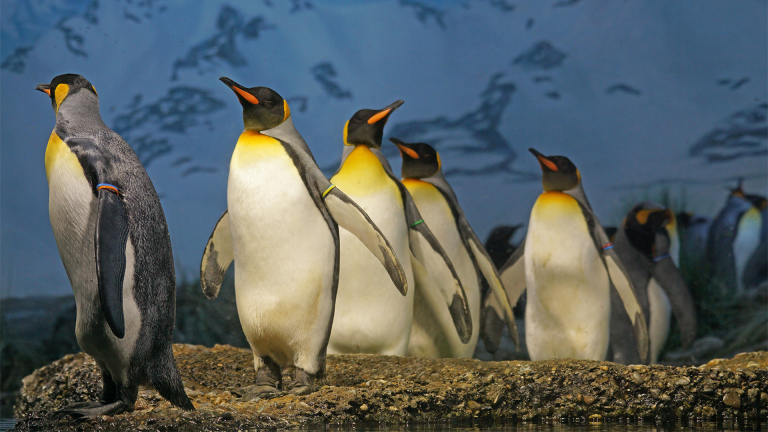
#> input picture python/penguins.png, 768 x 432 px, found by its file name
$ python lab6.py   (older library calls are emulated)
#> lines starting #> are read from the running program, lines starting #| are printed output that depends on the picture; after the words box and inside, x2 and y2 are one past the last pixel; in counts of white or black regions, pixels touching at a corner belong together
import cv2
import numpy as np

def urmarire_contur(imagine_binara):
    # Verifică versiunea OpenCV și apelează funcția findContours corespunzător
    (major, minor, _) = cv2.__version__.split(".")
    if int(major) < 4:
        _, contururi, _ = cv2.findContours(imagine_binara, cv2.RETR_EXTERNAL, cv2.CHAIN_APPROX_SIMPLE)
    else:
        contururi, _ = cv2.findContours(imagine_binara, cv2.RETR_EXTERNAL, cv2.CHAIN_APPROX_SIMPLE)

    # Creează o imagine nouă pentru a desena contururile
    imagine_contururi = np.zeros_like(imagine_binara)

    # Desenează contururile pe imaginea nouă
    cv2.drawContours(imagine_contururi, contururi, -1, 255, 1)

    return imagine_contururi

def gaseste_punct_start(contur):
    for punct in contur:
        if punct[0][1] == min(contur, key=lambda x: x[0][1])[0][1]:
            return tuple(punct[0])

def calculeaza_cod_lant(prev_direction, current_point, next_point):
    deltas = [(0, 1), (1, 1), (1, 0), (1, -1), (0, -1), (-1, -1), (-1, 0), (-1, 1)]
    x_dif, y_dif = next_point[0] - current_point[0], next_point[1] - current_point[1]

    for index, delta in enumerate(deltas):
        if delta == (x_dif, y_dif):
            return (prev_direction + index) % 8

def extrage_cod_lant(imagine_binara):
    # Verifică versiunea OpenCV și apelează funcția findContours corespunzător
    (major, minor, _) = cv2.__version__.split(".")
    if int(major) < 4:
        _, contururi, _ = cv2.findContours(imagine_binara, cv2.RETR_EXTERNAL, cv2.CHAIN_APPROX_NONE)
    else:
        contururi, _ = cv2.findContours(imagine_binara, cv2.RETR_EXTERNAL, cv2.CHAIN_APPROX_NONE)

    coduri_lant = []
    for contur in contururi:
        punct_start = gaseste_punct_start(contur)
        punct_curent = punct_start
        index_curent = np.where((contur == punct_start).all(axis=2))[0][0]
        cod_lant = []

        while True:
            punct_urmator_index = (index_curent + 1) % len(contur)
            punct_urmator = tuple(contur[punct_urmator_index][0])

            if len(cod_lant) == 0:
                prev_direction = 0
            else:
                prev_direction = cod_lant[-1]

            cod = calculeaza_cod_lant(prev_direction, punct_curent, punct_urmator)
            cod_lant.append(cod)

            index_curent = punct_urmator_index
            punct_curent = punct_urmator

            if punct_curent == punct_start:
                break

        coduri_lant.append(cod_lant)

    return coduri_lant

# Încarcă imaginea normală
imagine_sursa = cv2.imread("D:\wamp64\www\Prelucrarea Imaginilor\python\penguins.png")
#> imagine_sursa is the input picture: shape (432, 768, 3); mean B, G, R 97.5, 96.9, 88.3

# Convertește imaginea în alb-negru
imagine_gri = cv2.cvtColor(imagine_sursa, cv2.COLOR_BGR2GRAY)
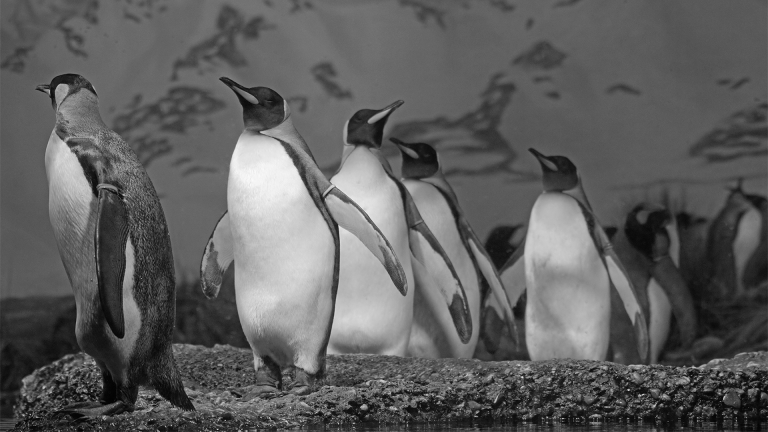
#> imagine_gri: shape (432, 768); min 2, max 250, mean 94.4

# Aplică pragul pentru a obține o imagine binară
_, imagine_binara = cv2.threshold(imagine_gri, 127, 255, cv2.THRESH_BINARY)
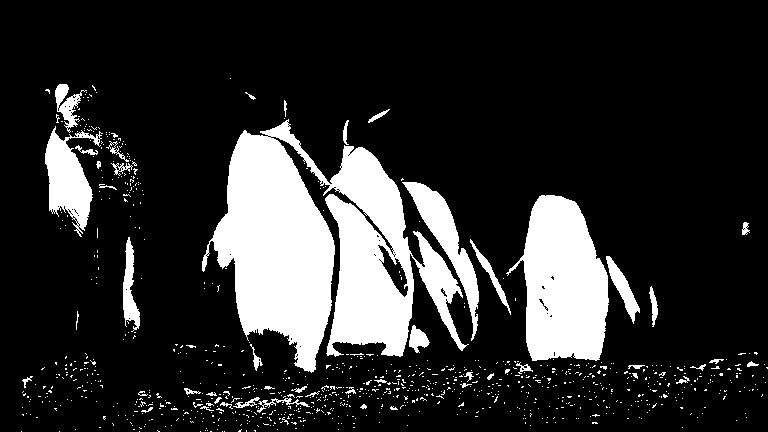
#> imagine_binara: shape (432, 768); 17.7% white; 937 white regions (887 under 20 px)

# Aplică algoritmul de urmărire a conturului
imagine_contururi = urmarire_contur(imagine_binara)
#> in urmarire_contur, `contururi, _ = cv2.findContours(imagine_binara, cv2.RETR_EXTERNAL, cv2..`: contururi = 934 contours, 906 with area under 20; largest, box (x1, y1, x2, y2) and area: (202, 119, 469, 373) 33558, (506, 195, 609, 361) 11363, (45, 126, 103, 237) 2831, (402, 182, 479, 341) 2682, (123, 237, 140, 332) 712
#> in urmarire_contur, `cv2.drawContours(imagine_contururi, contururi, -1, 255, 1)`:
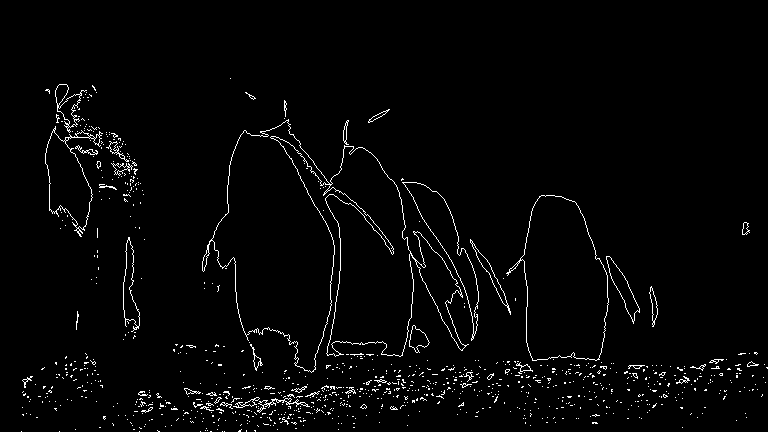
#> imagine_contururi: shape (432, 768); 2.4% white in thin lines or dots, all inside (x1, y1, x2, y2) = (21, 78, 768, 432)

# Afișează imaginile
cv2.imshow("Imaginea initiala", imagine_sursa)
cv2.imshow("Imaginea binara", imagine_binara)
cv2.imshow("Contururile", imagine_contururi)

# Extrage codurile în lanț
coduri_lant = extrage_cod_lant(imagine_binara)
#> the loop in extrage_cod_lant, `for contur in contururi:` made 934 passes
#> after the loop in extrage_cod_lant, `for contur in contururi:`: coduri_lant = 934 items
#> coduri_lant = 934 items

# Afișează codurile în lanț pentru fiecare obiect
for index, cod_lant in enumerate(coduri_lant):
    print(f"Codul în lanț pentru obiectul {index + 1} este {cod_lant}")
#> this loop made 934 passes
#> cod_lant on passes 3, 8, 9: [2, 0], [1, 5, 3], [0, 4]
#| Codul în lanț pentru obiectul 1 este [None]
#| Codul în lanț pentru obiectul 2 este [None]
#| Codul în lanț pentru obiectul 3 este [2, 0]
#| Codul în lanț pentru obiectul 4 este [None]
#| Codul în lanț pentru obiectul 5 este [None]
#| Codul în lanț pentru obiectul 6 este [None]
#| Codul în lanț pentru obiectul 7 este [None]
#| Codul în lanț pentru obiectul 8 este [1, 5, 3]
#> (further printed lines are left out)

# Așteaptă apăsarea unei taste și închide toate ferestrele
cv2.waitKey(0)
cv2.destroyAllWindows()
